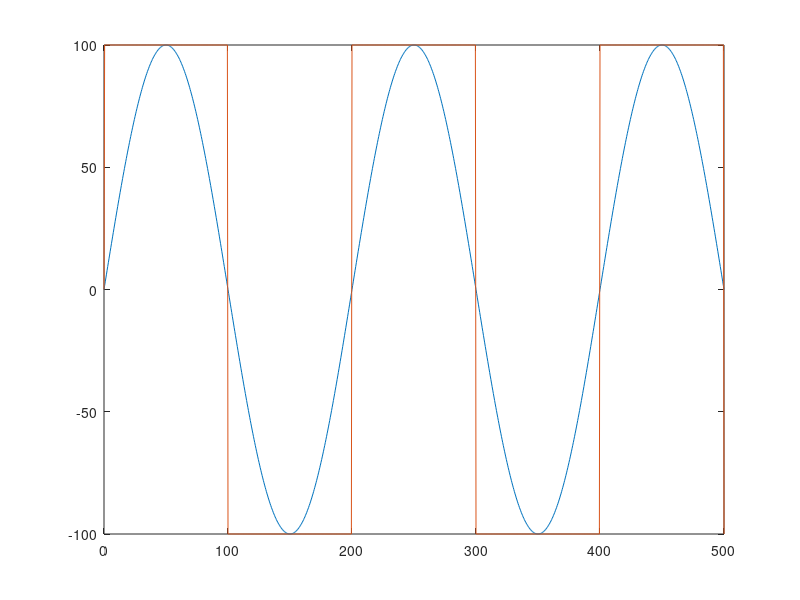
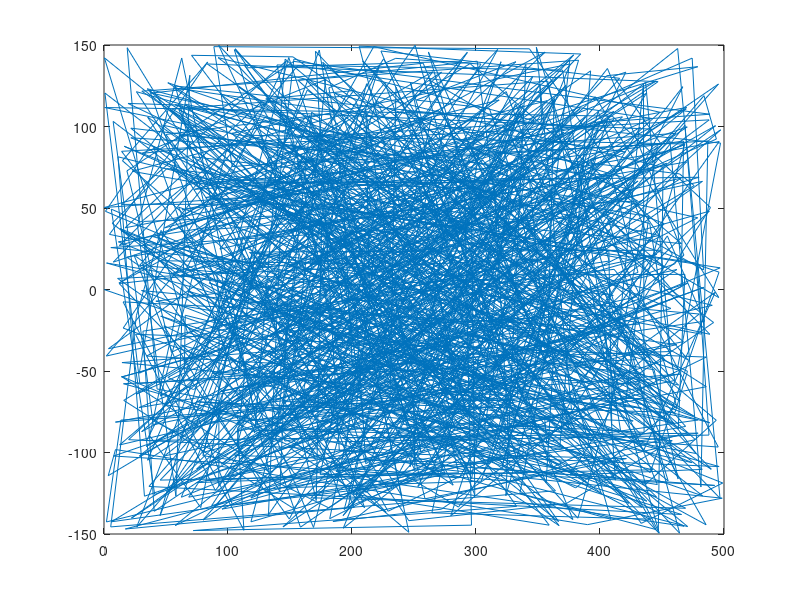

Reproduce these figures in MATLAB, in order.
clear all
clc

%% Resoluion, Amplitude and Time period
resolution = 1000;
amplitude = 100;
wavelength = 200;

%% x and y boundaries
x_min = 0;
x_max = 500;
y_min = -150;
y_max = 150;

%% Get x values
x = x_min:(x_max-x_min)/resolution:x_max;

%% Get y values for sinusoidal
y = amplitude * sin(x*((2*pi)/wavelength));

% Plot x vs y for sinusoidal
figure
plot(x,y)
hold on

%% Get y values for square wave
y = [];
y(end+1) = 0;
for x_i = x
    if x_i ~= 0
        if mod(x_i, wavelength) < wavelength/2
            y(end+1) = amplitude;
        else
            y(end+1) = -amplitude;
        end
    end
end

% Plot values for the square wave
plot(x, y)

%% Get x and y values for random search
x = (x_max-x_min)*rand(resolution, 1)+x_min;
y = (y_max-y_min)*rand(resolution, 1)+y_min;

x(1) = 0;
y(1) = 0;

% Plot values for the random search
figure
plot(x, y)